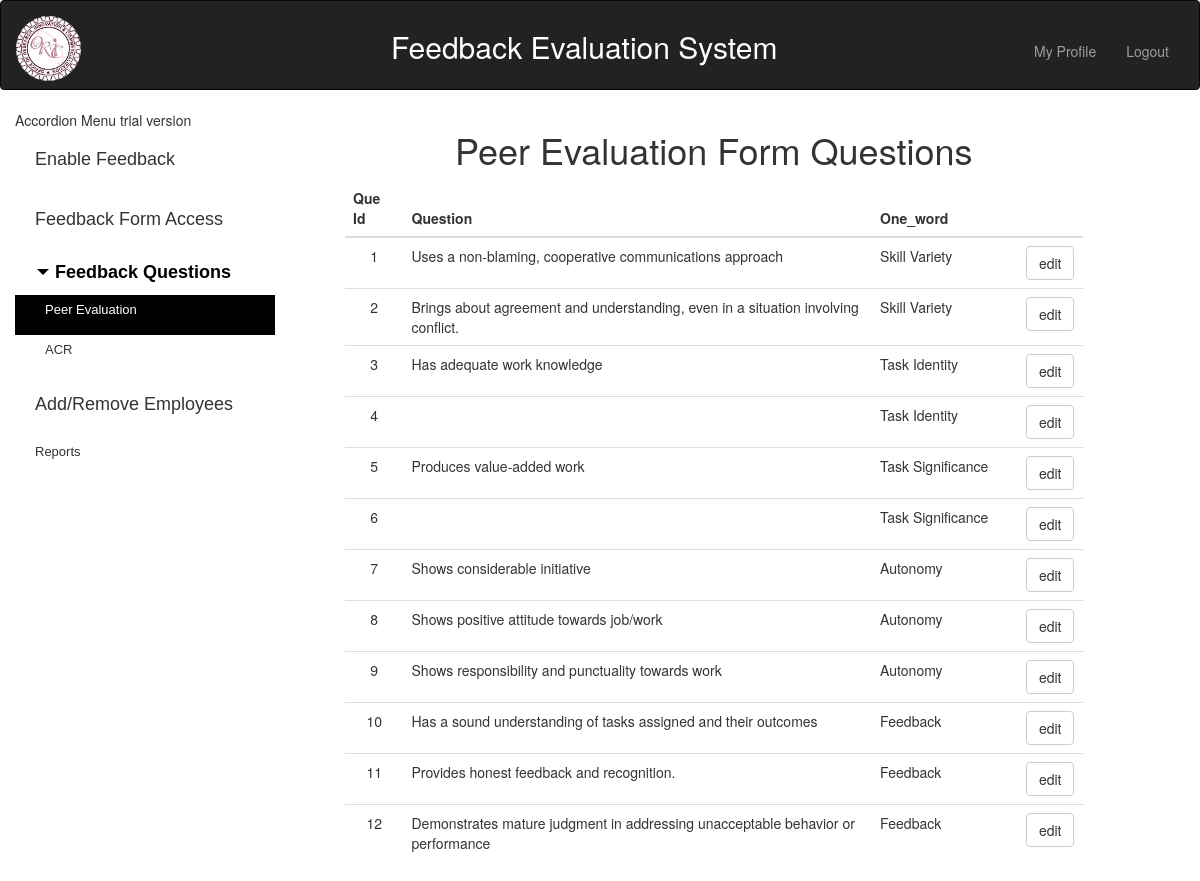
Page /php/feed_ques.php (signed in) on the committed database.
### tables this page shows
CREATE TABLE `feedback_ques_master` (
  `q_id` int(20) NOT NULL,
  `ques` varchar(255) NOT NULL,
  `one_word` varchar(255) NOT NULL DEFAULT 'People/Human Relations'
);

### php/feed_ques.php (the view, shortened to what this page needs)
<?php
	  include("../includes/config_db.php");
?>
<!DOCTYPE html>
<html>
<head>
<link rel="stylesheet" type="text/css" href="../css/style.css" />
</head>
<body>
<?php include('login_header.php'); ?>
<?php include('admin_sidebar.php'); ?>
<div class="col-md-11">
<div class="container-fluid">
<div><h1 class="text-center">Peer Evaluation Form Questions</h1></div>
<table width="100%" class="table">
<thead>
<tr>
	<th width="8%" scope="col" class="rounded-company" align="center">Que Id</th>
	<th width="65%" scope="col" class="rounded-q1" align="center">Question</th>
	<th width="20%" scope="col" class="rounded-q2" align="center">One_word</th>
	<th width="10%" scope="col" class="rounded-q4" align="center">&nbsp;</th>
</tr>
</thead>
<?php
        $result = mysqli_query($conn,"SELECT * FROM feedback_ques_master ORDER BY q_id");
		$i=1;
        while($myrow = mysqli_fetch_array($result))
             {
			   echo '<tr>';
               echo "<td align=center>".$i."</td>";$i++;
			   echo "<td align=left>".$myrow['ques']."</td>";
			   echo "<td align=left>".$myrow['one_word']."</td>";
               echo "<td align=center>"."<a href=\"edit_feed_ques.php?q_id=$myrow[q_id]\" class=\"btn btn-default \">edit</a> "."</td>";
               echo '</tr>';
             }
?>
</table>
   </div>
    </div>
</body>
</html>

### css/style.css (style rules this page uses)
body { overflow-x: hidden; }

### rows in the picture
feedback_ques_master: ques "Uses a non-blaming, cooperative communications approach", one_word "Skill Variety"
feedback_ques_master: ques "Brings about agreement and understanding, even in a situation involving conflict.", one_word "Skill Variety"
feedback_ques_master: ques "Has adequate work knowledge", one_word "Task Identity"
feedback_ques_master: one_word "Task Identity"
feedback_ques_master: ques "Produces value-added work", one_word "Task Significance"
feedback_ques_master: one_word "Task Significance"
feedback_ques_master: ques "Shows considerable initiative", one_word "Autonomy"
feedback_ques_master: ques "Shows positive attitude towards job/work", one_word "Autonomy"
feedback_ques_master: ques "Shows responsibility and punctuality towards work", one_word "Autonomy"
feedback_ques_master: ques "Has a sound understanding of tasks assigned and their outcomes", one_word "Feedback"
feedback_ques_master: ques "Provides honest feedback and recognition.", one_word "Feedback"
feedback_ques_master: ques "Demonstrates mature judgment in addressing unacceptable behavior or performance", one_word "Feedback"
